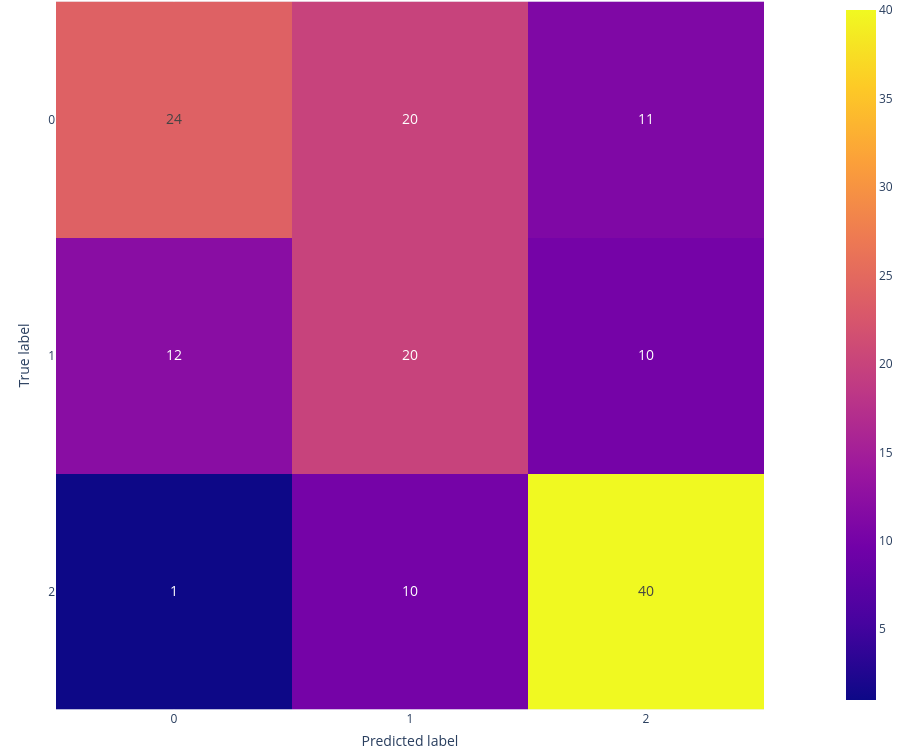

Write notebook code for a chart like this one.
### Code cell
classifier =  LogisticRegression(solver='saga', penalty='l1', max_iter = 100, random_state = seed, C=1)
confusion(classifier, wine_X_tr, wine_y_tr, wine_X_val, wine_y_val)

### Figure 1 — Plotly figure (JSON) as saved in the notebook; plotly's stock layout.template omitted (floating-point values rounded to 4 significant figures)
{"data": [{"coloraxis": "coloraxis", "hovertemplate": "x: %{x}<br>y: %{y}<br>color: %{z}<extra></extra>", "name": "0", "textfont": {"size": 14}, "texttemplate": "%{z}", "type": "heatmap", "xaxis": "x", "yaxis": "y", "z": [[24, 20, 11], [12, 20, 10], [1, 10, 40]]}], "layout": {"coloraxis": {"colorscale": [[0, "#0d0887"], [0.1111, "#46039f"], [0.2222, "#7201a8"], [0.3333, "#9c179e"], [0.4444, "#bd3786"], [0.5556, "#d8576b"], [0.6667, "#ed7953"], [0.7778, "#fb9f3a"], [0.8889, "#fdca26"], [1, "#f0f921"]]}, "height": 750, "margin": {"b": 0, "l": 0, "r": 0, "t": 0}, "width": 900, "xaxis": {"anchor": "y", "constrain": "domain", "domain": [0, 1], "dtick": 1, "scaleanchor": "y", "tickmode": "linear", "title": {"text": "Predicted label"}}, "yaxis": {"anchor": "x", "autorange": "reversed", "constrain": "domain", "domain": [0, 1], "dtick": 1, "tickmode": "linear", "title": {"text": "True label"}}}}
